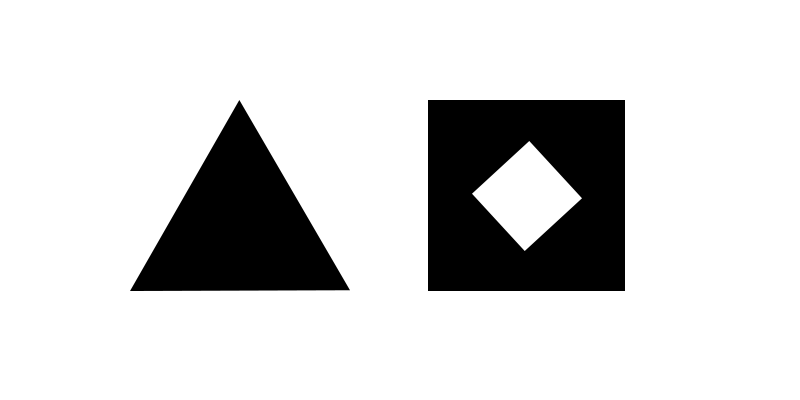
#> input picture imagens/Shapes.png, 800 x 400 px
$ python q4_sobel.py
#> lines starting #> are read from the running program, lines starting #| are printed output that depends on the picture
from PIL import Image

def grayscale(colored):
    w, h = colored.size
    img = Image.new("RGB", (w, h))

    for x in range(w):
        for y in range(h):
            pxl = colored.getpixel((x,y))
            # media das coordenadas RGB gera a luminância
            lum = (pxl[0] + pxl[1] + pxl[2])//3
            img.putpixel((x,y),(lum,lum,lum))
    return img

def get_mask(archive_path):
    with open(archive_path, 'r') as file:
        linhas = file.readlines()

    # Processar as linhas para criar a matriz
    mascara = []
    for linha in linhas:
        # Dividir a linha nos espaços em branco e converter os valores para inteiros
        valores = [int(valor) for valor in linha.split()]
        mascara.append(valores)

    return mascara

def expansao_histograma(img,r_max,r_min):
    w = len(img[0])
    h = len(img)

    image = Image.new("RGB", (w, h))
    print(r_min)
    print(r_max)

    for y in range(w):
        for x in range(h):
            pixel = img[x][y]
            resultado = round(((abs(pixel) - r_min)/ r_max) * 255)

            image.putpixel((y, x), (resultado, resultado, resultado))

    return image


def sobel_filter(img, mask):
    w, h = img.size
    image = [[0] * w for _ in range(h)]
    imagem_processada = Image.new("RGB", (w, h))

    r_max = 0
    r_min = 10000000

    for x in range(1, w-1):
        for y in range(1, h-1):
            gx = 0
            for i in range(len(mask[0])):
                for j in range(len(mask)):
                    gx+= mask[i][j]* img.getpixel((x+i-1,y+j-1))[0]

            image[y][x] = gx
            if abs(gx) > r_max:
                r_max = abs(gx)
            elif abs(gx) < r_min:
                r_min = abs(gx)

    imagem_processada = expansao_histograma(image,r_max,r_min)

    return imagem_processada

def sobel_sum(sobel_v, sobel_h):
    w, h = sobel_v.size
    image = Image.new("RGB", (w, h))
    for x in range(w):
        for y in range(h):
            pixel_sv = sobel_v.getpixel((x,y))[0]
            pixel_sh = sobel_h.getpixel((x,y))[0]
            if pixel_sv > pixel_sh:
                image.putpixel((x, y), (pixel_sv, pixel_sv, pixel_sv))
            else:
                image.putpixel((x, y), (pixel_sh, pixel_sh, pixel_sh))
    return image

if __name__ == "__main__":
    # img_original = Image.open("imagens/DancingInWater.jpg")
    img_original = Image.open("imagens/Shapes.png")
#> img_original is the input picture: PIL image 800x400 RGB; min 0, max 255, mean 213.1
    img_gray = grayscale(img_original)
#> in grayscale, `img = Image.new("RGB", (w, h))`: img: PIL image 800x400 RGB; every value is 0

    # Processar as linhas para criar a matriz
    sobel_v_caminho = 'mascaras/sobel_vertical.txt'
    mascara_sobel_v = []
    mascara_sobel_v = get_mask(sobel_v_caminho)
#> (reads mascaras/sobel_vertical.txt from the repository)
    imagem_filtrada_sv = sobel_filter(img_gray,mascara_sobel_v)
#> after the loop in sobel_filter, `for x in range(1, w-1):`: image = 400 items; r_max = 1020; r_min = 0
#> in expansao_histograma, `w = len(img[0])`: w = 800
#> in expansao_histograma, `h = len(img)`: h = 400
#| 0
#| 1020
#> after the loop in expansao_histograma, `for y in range(w):`:
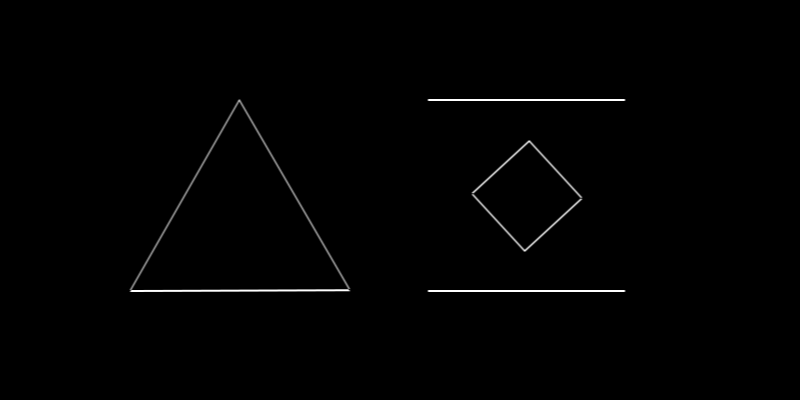
#> image: PIL image 800x400 RGB; min 0, max 255, mean 1.7

    sobel_h_caminho = 'mascaras/sobel_horizontal.txt'
    mascara_sobel_h = []
    mascara_sobel_h = get_mask(sobel_h_caminho)
#> (reads mascaras/sobel_horizontal.txt from the repository)
    imagem_filtrada_sh = sobel_filter(img_gray,mascara_sobel_h)
#| 0
#| 1020

    sobel_total = sobel_sum(imagem_filtrada_sv,imagem_filtrada_sh)

    imagem_filtrada_sv.show()
    imagem_filtrada_sh.show()
    sobel_total.show()

    # imagem_filtrada_sv.save("imagem_filtrada_sv.jpg")
    # imagem_filtrada_sh.save("imagem_filtrada_sh.jpg")
    # sobel_total.save("sobel_total.jpg")
